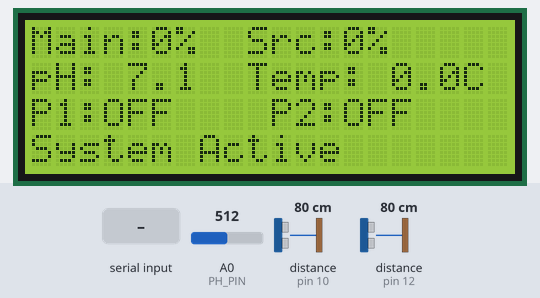
Recording of a sketch running on a simulated Arduino Uno, built with avr-gcc and run on an emulated ATmega328P. Shown: 20×4 character LCD. Wiring (inferred from the names in the program): 2 × ultrasonic range finder: trigger pin 9, echo pin 10 / trigger pin 11, echo pin 12. The inputs (shaded band) are chosen by the test bench; at power-on: A0 (PH_PIN) = 512, distance to the obstacle (sensors on pin 10, pin 12) 80 cm. The echo pulse lasts 58.3 µs per cm; what the sketch prints to the serial monitor is not drawn.

Above: at 8.2 s.
8.3 s: "1,90,45\n" received over Serial
At 9.5 s:
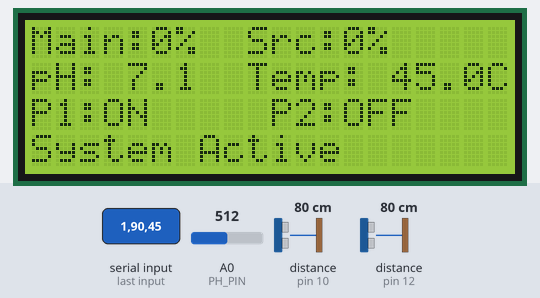
10.0 s: A0 (PH_PIN) set to 418
At 12.0 s:
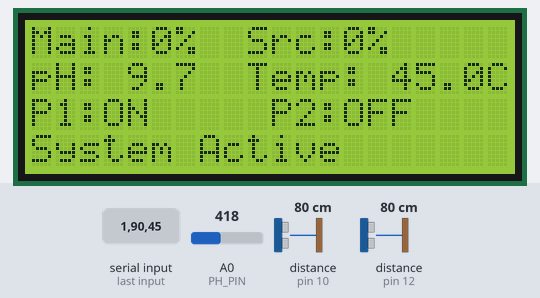
12.4 s: A0 (PH_PIN) set to 398
At 14.4 s:
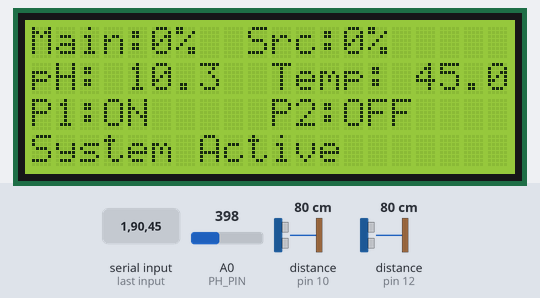
14.9 s: "90,45,200\n" received over Serial
At 16.8 s:
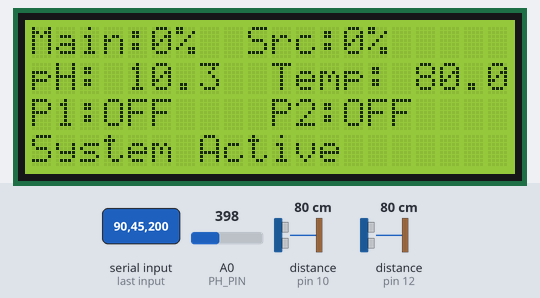
17.3 s: distance to the obstacle (sensor on pin 10) set to 2 cm
At 19.1 s:
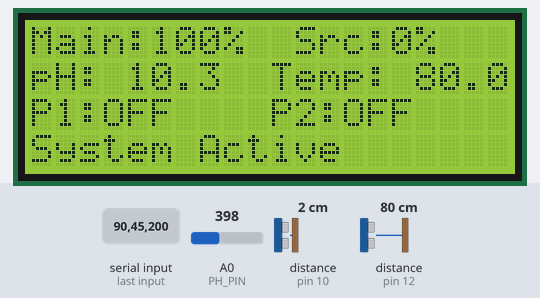
19.8 s: distance to the obstacle (sensor on pin 12) set to 2 cm
At 21.0 s:
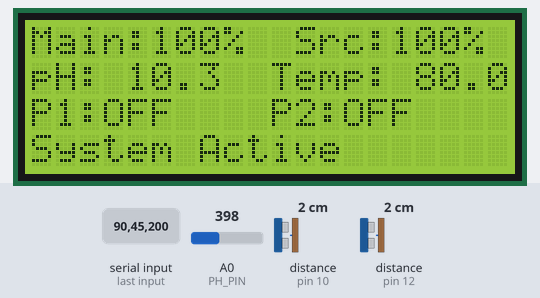
Timing chart, 0 to 22.8 s (numbered marks = the images above; inputs shaded):
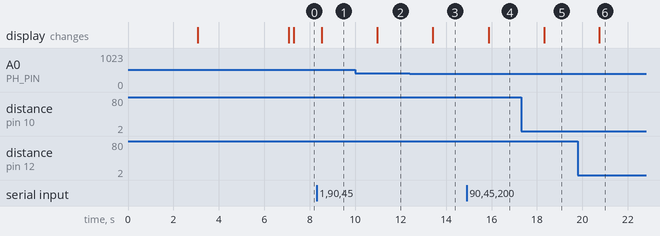

Measured:
- the behaviour switches between 409 and 408 on A0 (PH_PIN) (found by bisection; images 2 and 3)
- after the input at 8.3 s, the display: changes after 0.22 s (image 1)
- after the input at 10.0 s, the display: changes after 0.97 s (image 2)
- after the input at 12.4 s, the display: changes after 1.0 s (image 3)
- after the input at 14.9 s, the display: changes after 0.97 s (image 4)
- after the input at 17.3 s, the display: changes after 1.0 s (image 5)
- after the input at 19.8 s, the display: changes after 0.95 s (image 6)

The sketch:

AquaSYNC_Uno.ino
```cpp
/**
 * Project: AquaSYNC - Smart Water Tank Monitoring System
 * Component: Arduino Uno (Display & Sensor Master)
 * Description:
 * Reads ultrasonic levels and analog pH values. Communicates with the ESP32 via UART
 * to exchange sensor data and receive pump statuses for LCD display.
 */

#include <LiquidCrystal.h>

// Initialize LCD display (RS, E, D4, D5, D6, D7)
LiquidCrystal lcd(2, 3, 4, 5, 6, 7);

// Hardware Pin Definitions
const int PIN_TRIG_MAIN = 9;
const int PIN_ECHO_MAIN = 10;
const int PIN_TRIG_SOURCE = 11;
const int PIN_ECHO_SOURCE = 12;
const int PH_PIN = A0;

// System Variables
float mainDist = 0;
float sourceDist = 0;
float phValue = 7.0;
float phVoltage = 0.0;

// Data received from ESP32
int pump1Status = 0;
int pump2Status = 0;
float tempValue = 0.0;

// Tank Dimensions (in cm)
const float TANK_HEIGHT_CM = 16.3;
const float SOURCE_TANK_HEIGHT_CM = 16.0;
const float SENSOR_DEADZONE_CM = 4.50;

void setup() {
  // Initialize Serial Communication (UART to ESP32)
  Serial.begin(9600);

  // Initialize 20x4 LCD
  lcd.begin(20, 4);

  // Configure Sensor Pins
  pinMode(PIN_TRIG_MAIN, OUTPUT); pinMode(PIN_ECHO_MAIN, INPUT);
  pinMode(PIN_TRIG_SOURCE, OUTPUT); pinMode(PIN_ECHO_SOURCE, INPUT);

  // --- Boot Sequence UI ---
  lcd.setCursor(5, 0); lcd.print("AQUA SYNC");
  lcd.setCursor(5, 1); lcd.print("Water Tank");
  lcd.setCursor(1, 2); lcd.print("Monitoring System");
  delay(3000);
  lcd.clear();

  // --- Network Connection UI ---
  lcd.setCursor(5, 1); lcd.print("Loading...");
  lcd.setCursor(2, 2); lcd.print("connecting wifi");
  delay(4000); // Allow time for ESP32 to establish Wi-Fi connection
  lcd.clear();
}

/**
 * Calculates distance using HC-SR04 Ultrasonic Sensor.
 * Returns distance in centimeters.
 */
float readDistance(int trig, int echo) {
  digitalWrite(trig, LOW); delayMicroseconds(2);
  digitalWrite(trig, HIGH); delayMicroseconds(10);
  digitalWrite(trig, LOW);

  long duration = pulseIn(echo, HIGH, 30000UL); // 30ms timeout
  if(duration == 0) return 0; // Return 0 if no echo received

  return (duration * 0.0343) / 2.0;
}

/**
 * Reads analog pH sensor values over 10 iterations to average out
 * minor fluctuations and converts it to a standard pH value (0-14).
 */
void readPH() {
  int avgval = 0;
  for(int i = 0; i < 10; i++) {
    avgval += analogRead(PH_PIN);
    delay(10);
  }
  phVoltage = (avgval / 10.0) * (5.0 / 1023.0);
  phValue = -5.70 * phVoltage + 21.34; // Calibration formula
}

void loop() {
  // 1. Read distance sensors
  mainDist = readDistance(PIN_TRIG_MAIN, PIN_ECHO_MAIN); delay(50);
  sourceDist = readDistance(PIN_TRIG_SOURCE, PIN_ECHO_SOURCE); delay(50);

  // 2. Read current pH Sensor value continuously
  readPH();

  // 3. Transmit Data to ESP32 (Format: MainDist,SourceDist,pHValue,pHVoltage\n)
  Serial.print(mainDist); Serial.print(",");
  Serial.print(sourceDist); Serial.print(",");
  Serial.print(phValue); Serial.print(",");
  Serial.println(phVoltage);

  // 4. Receive and Parse Data from ESP32
  if (Serial.available()) {
    String incoming = Serial.readStringUntil('\n');
    int comma1 = incoming.indexOf(',');
    int comma2 = incoming.indexOf(',', comma1 + 1);

    if (comma1 > 0 && comma2 > 0) {
      pump1Status = incoming.substring(0, comma1).toInt();
      pump2Status = incoming.substring(comma1 + 1, comma2).toInt();
      tempValue = incoming.substring(comma2 + 1).toFloat();
    }
  }

  // 5. Calculate Fill Percentages (Constrained to 0-100%)
  float mainPct = 0;
  if (mainDist > 0) {
    mainPct = constrain(((TANK_HEIGHT_CM - max(0.0f, mainDist - SENSOR_DEADZONE_CM)) / TANK_HEIGHT_CM) * 100.0f, 0, 100);
  }

  float sourcePct = 0;
  if (sourceDist > 0) {
    sourcePct = constrain(((SOURCE_TANK_HEIGHT_CM - max(0.0f, sourceDist - SENSOR_DEADZONE_CM)) / SOURCE_TANK_HEIGHT_CM) * 100.0f, 0, 100);
  }

  // Constrain pH and Temp specifically for LCD display boundaries
  float displayPH = constrain(phValue, 0.0, 14.0);
  float displayTemp = constrain(tempValue, 0.0, 80.0);

  // 6. Update LCD Display UI
  lcd.setCursor(0, 0);
  lcd.print("Main:"); lcd.print((int)mainPct); lcd.print("%  ");
  lcd.print("Src:"); lcd.print((int)sourcePct); lcd.print("%   ");

  lcd.setCursor(0, 1);
  lcd.print("pH: "); lcd.print(displayPH, 1); lcd.print("  ");
  lcd.print("Temp: "); lcd.print(displayTemp, 1); lcd.print("C  ");

  lcd.setCursor(0, 2);
  lcd.print("P1:"); lcd.print(pump1Status == 1 ? "ON " : "OFF");
  lcd.print("    P2:"); lcd.print(pump2Status == 1 ? "ON " : "OFF");

  lcd.setCursor(0, 3);
  lcd.print("System Active       ");

  delay(1000); // 1-second refresh rate
}
```
